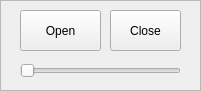
  <widget class="QFrame" name="fraGripper">
   <property name="geometry">
    <rect>
     <x>10</x>
     <y>190</y>
     <width>201</width>
     <height>91</height>
    </rect>
   </property>
   <property name="minimumSize">
    <size>
     <width>141</width>
     <height>41</height>
    </size>
   </property>
   <property name="frameShape">
    <enum>QFrame::StyledPanel</enum>
   </property>
   <property name="frameShadow">
    <enum>QFrame::Plain</enum>
   </property>
   <property name="lineWidth">
    <number>1</number>
   </property>
   <widget class="QPushButton" name="cmdGripper_open">
    <property name="geometry">
     <rect>
      <x>20</x>
      <y>10</y>
      <width>81</width>
      <height>41</height>
     </rect>
    </property>
    <property name="text">
     <string>Open</string>
    </property>
    <attribute name="buttonGroup">
     <string notr="true">gripper_group</string>
    </attribute>
   </widget>
   <widget class="QPushButton" name="cmdGripper_close">
    <property name="geometry">
     <rect>
      <x>110</x>
      <y>10</y>
      <width>71</width>
      <height>41</height>
     </rect>
    </property>
    <property name="text">
     <string>Close</string>
    </property>
    <attribute name="buttonGroup">
     <string notr="true">gripper_group</string>
    </attribute>
   </widget>
   <widget class="QSlider" name="gripper_slider">
    <property name="geometry">
     <rect>
      <x>20</x>
      <y>50</y>
      <width>161</width>
      <height>41</height>
     </rect>
    </property>
    <property name="toolTip">
     <string extracomment="gripper position control"/>
    </property>
    <property name="toolTipDuration">
     <number>2</number>
    </property>
    <property name="minimum">
     <number>-20</number>
    </property>
    <property name="maximum">
     <number>10</number>
    </property>
    <property name="singleStep">
     <number>1</number>
    </property>
    <property name="pageStep">
     <number>10</number>
    </property>
    <property name="value">
     <number>-20</number>
    </property>
    <property name="sliderPosition">
     <number>-20</number>
    </property>
    <property name="orientation">
     <enum>Qt::Horizontal</enum>
    </property>
    <property name="tickPosition">
     <enum>QSlider::NoTicks</enum>
    </property>
   </widget>
   <zorder>cmdGripper_close</zorder>
   <zorder>cmdGripper_open</zorder>
   <zorder>gripper_slider</zorder>
  </widget>
